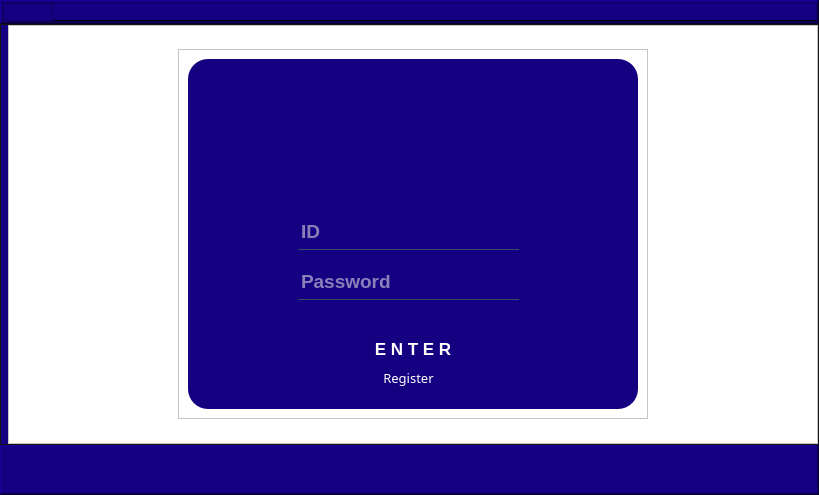
<?xml version="1.0" encoding="UTF-8"?>
<ui version="4.0">
 <class>MainWindow</class>
 <widget class="QMainWindow" name="MainWindow">
  <property name="geometry">
   <rect>
    <x>0</x>
    <y>0</y>
    <width>819</width>
    <height>495</height>
   </rect>
  </property>
  <property name="windowTitle">
   <string>Authorization</string>
  </property>
  <widget class="QWidget" name="centralwidget">
   <property name="styleSheet">
    <string notr="true">background-color: rgb(25, 25, 25);</string>
   </property>
   <layout class="QVBoxLayout" name="verticalLayout">
    <property name="spacing">
     <number>0</number>
    </property>
    <property name="leftMargin">
     <number>0</number>
    </property>
    <property name="topMargin">
     <number>0</number>
    </property>
    <property name="rightMargin">
     <number>0</number>
    </property>
    <property name="bottomMargin">
     <number>0</number>
    </property>
    <item>
     <widget class="QFrame" name="main_header">
      <property name="maximumSize">
       <size>
        <width>16777215</width>
        <height>50</height>
       </size>
      </property>
      <property name="styleSheet">
       <string notr="true">QFrame{
	border-bottom: 1px solid #000;
	
	 background-color:rgb(21, 0, 130);
}</string>
      </property>
      <property name="frameShape">
       <enum>QFrame::WinPanel</enum>
      </property>
      <property name="frameShadow">
       <enum>QFrame::Raised</enum>
      </property>
      <layout class="QHBoxLayout" name="horizontalLayout_2">
       <property name="spacing">
        <number>0</number>
       </property>
       <property name="leftMargin">
        <number>0</number>
       </property>
       <property name="topMargin">
        <number>0</number>
       </property>
       <property name="rightMargin">
        <number>0</number>
       </property>
       <property name="bottomMargin">
        <number>0</number>
       </property>
       <item>
        <widget class="QFrame" name="tittle_bar_container">
         <property name="styleSheet">
          <string notr="true"/>
         </property>
         <property name="frameShape">
          <enum>QFrame::StyledPanel</enum>
         </property>
         <property name="frameShadow">
          <enum>QFrame::Raised</enum>
         </property>
         <layout class="QHBoxLayout" name="horizontalLayout_5">
          <property name="spacing">
           <number>0</number>
          </property>
          <property name="leftMargin">
           <number>0</number>
          </property>
          <property name="topMargin">
           <number>0</number>
          </property>
          <property name="rightMargin">
           <number>0</number>
          </property>
          <property name="bottomMargin">
           <number>0</number>
          </property>
          <item>
           <widget class="QFrame" name="left_menu_toggle">
            <property name="minimumSize">
             <size>
              <width>50</width>
              <height>0</height>
             </size>
            </property>
            <property name="maximumSize">
             <size>
              <width>50</width>
              <height>16777215</height>
             </size>
            </property>
            <property name="styleSheet">
             <string notr="true">QFrame{
	 background-color:rgb(21, 0, 130);
}
QPushButton{
	padding: 5px 10px;
	border: none;
	border-radius: 5px;
	background-color: #000;
	color: #fff;
}
QPushButton:hover{
	background-color: rgb(0, 92, 157);
}</string>
            </property>
            <property name="frameShape">
             <enum>QFrame::StyledPanel</enum>
            </property>
            <property name="frameShadow">
             <enum>QFrame::Raised</enum>
            </property>
            <layout class="QHBoxLayout" name="horizontalLayout_4">
             <property name="spacing">
              <number>0</number>
             </property>
             <property name="leftMargin">
              <number>0</number>
             </property>
             <property name="topMargin">
              <number>0</number>
             </property>
             <property name="rightMargin">
              <number>0</number>
             </property>
             <property name="bottomMargin">
              <number>0</number>
             </property>
            </layout>
           </widget>
          </item>
          <item>
           <widget class="QFrame" name="tittle_bar">
            <property name="styleSheet">
             <string notr="true">background-color:rgb(21, 0, 130)</string>
            </property>
            <property name="frameShape">
             <enum>QFrame::NoFrame</enum>
            </property>
            <property name="frameShadow">
             <enum>QFrame::Sunken</enum>
            </property>
            <layout class="QVBoxLayout" name="verticalLayout_9"/>
           </widget>
          </item>
         </layout>
        </widget>
       </item>
      </layout>
     </widget>
    </item>
    <item>
     <widget class="QFrame" name="main_body">
      <property name="styleSheet">
       <string notr="true"/>
      </property>
      <property name="frameShape">
       <enum>QFrame::StyledPanel</enum>
      </property>
      <property name="frameShadow">
       <enum>QFrame::Raised</enum>
      </property>
      <layout class="QHBoxLayout" name="horizontalLayout">
       <property name="spacing">
        <number>0</number>
       </property>
       <property name="leftMargin">
        <number>0</number>
       </property>
       <property name="topMargin">
        <number>0</number>
       </property>
       <property name="rightMargin">
        <number>0</number>
       </property>
       <property name="bottomMargin">
        <number>0</number>
       </property>
       <item>
        <widget class="QFrame" name="left_side_menu">
         <property name="maximumSize">
          <size>
           <width>50</width>
           <height>16777215</height>
          </size>
         </property>
         <property name="styleSheet">
          <string notr="true">QFrame{
	 background-color:rgb(21, 0, 130);
}
QPushButton{
	padding: 20px 10px;
	border: none;
	border-radius: 10px;
	background-color: #000;
	color: #fff;
}
QPushButton:hover{
	background-color: rgb(0, 92, 157);
}
QPushButton:pressed {
	background-color:  rgb(0, 92, 157);
	border-bottom: 2px solid rgb(255, 165, 24);
}</string>
         </property>
         <property name="frameShape">
          <enum>QFrame::NoFrame</enum>
         </property>
         <property name="frameShadow">
          <enum>QFrame::Raised</enum>
         </property>
         <layout class="QVBoxLayout" name="verticalLayout_3">
          <property name="spacing">
           <number>0</number>
          </property>
          <property name="leftMargin">
           <number>7</number>
          </property>
          <property name="topMargin">
           <number>0</number>
          </property>
          <property name="rightMargin">
           <number>0</number>
          </property>
          <property name="bottomMargin">
           <number>0</number>
          </property>
         </layout>
        </widget>
       </item>
       <item>
        <widget class="QFrame" name="center_main_items">
         <property name="styleSheet">
          <string notr="true">background-color:rgb(255, 255, 255)</string>
         </property>
         <property name="frameShape">
          <enum>QFrame::StyledPanel</enum>
         </property>
         <property name="frameShadow">
          <enum>QFrame::Raised</enum>
         </property>
         <layout class="QVBoxLayout" name="verticalLayout_2">
          <property name="spacing">
           <number>0</number>
          </property>
          <property name="leftMargin">
           <number>0</number>
          </property>
          <property name="topMargin">
           <number>0</number>
          </property>
          <property name="rightMargin">
           <number>0</number>
          </property>
          <property name="bottomMargin">
           <number>0</number>
          </property>
          <item>
           <widget class="QStackedWidget" name="stackedWidget">
            <property name="currentIndex">
             <number>0</number>
            </property>
            <widget class="QWidget" name="buy_p">
             <layout class="QVBoxLayout" name="verticalLayout_12">
              <item alignment="Qt::AlignHCenter|Qt::AlignVCenter">
               <widget class="QFrame" name="frame_4">
                <property name="frameShape">
                 <enum>QFrame::StyledPanel</enum>
                </property>
                <property name="frameShadow">
                 <enum>QFrame::Raised</enum>
                </property>
                <layout class="QVBoxLayout" name="verticalLayout_18">
                 <item>
                  <widget class="QFrame" name="login_form_frame_5">
                   <property name="minimumSize">
                    <size>
                     <width>450</width>
                     <height>350</height>
                    </size>
                   </property>
                   <property name="maximumSize">
                    <size>
                     <width>450</width>
                     <height>350</height>
                    </size>
                   </property>
                   <property name="styleSheet">
                    <string notr="true">border-radius: 20px;
background-color:rgb(21,0,130)</string>
                   </property>
                   <property name="frameShape">
                    <enum>QFrame::StyledPanel</enum>
                   </property>
                   <property name="frameShadow">
                    <enum>QFrame::Raised</enum>
                   </property>
                   <layout class="QVBoxLayout" name="verticalLayout_16">
                    <property name="spacing">
                     <number>0</number>
                    </property>
                    <property name="leftMargin">
                     <number>0</number>
                    </property>
                    <property name="topMargin">
                     <number>10</number>
                    </property>
                    <property name="rightMargin">
                     <number>0</number>
                    </property>
                    <property name="bottomMargin">
                     <number>10</number>
                    </property>
                    <item>
                     <widget class="QFrame" name="frame_8">
                      <property name="frameShape">
                       <enum>QFrame::StyledPanel</enum>
                      </property>
                      <property name="frameShadow">
                       <enum>QFrame::Raised</enum>
                      </property>
                      <widget class="QLineEdit" name="log_pass">
                       <property name="geometry">
                        <rect>
                         <x>110</x>
                         <y>200</y>
                         <width>221</width>
                         <height>31</height>
                        </rect>
                       </property>
                       <property name="font">
                        <font>
                         <pointsize>14</pointsize>
                         <weight>75</weight>
                         <bold>true</bold>
                        </font>
                       </property>
                       <property name="styleSheet">
                        <string notr="true">
background-color:rgba(0, 0, 0, 0);
border:1px solid rgba(0, 0, 0, 0);
border-bottom-color:rgba(46, 82, 101, 255);
color:rgb(255, 255, 241);
padding-bottom:7px</string>
                       </property>
                       <property name="inputMask">
                        <string/>
                       </property>
                       <property name="text">
                        <string/>
                       </property>
                       <property name="echoMode">
                        <enum>QLineEdit::Password</enum>
                       </property>
                       <property name="dragEnabled">
                        <bool>false</bool>
                       </property>
                       <property name="placeholderText">
                        <string>Password</string>
                       </property>
                       <property name="cursorMoveStyle">
                        <enum>Qt::LogicalMoveStyle</enum>
                       </property>
                      </widget>
                      <widget class="QPushButton" name="log_sub">
                       <property name="geometry">
                        <rect>
                         <x>100</x>
                         <y>260</y>
                         <width>250</width>
                         <height>40</height>
                        </rect>
                       </property>
                       <property name="font">
                        <font>
                         <pointsize>13</pointsize>
                         <weight>75</weight>
                         <bold>true</bold>
                        </font>
                       </property>
                       <property name="autoFillBackground">
                        <bool>false</bool>
                       </property>
                       <property name="styleSheet">
                        <string notr="true">QPushButton#log_sub{
color:rgb(255,255,255);
}
QPushButton#log_sub:hover{
background-color:rgb(0, 0, 24);
color:rgb(255,255,255);
}
QPushButton#log_sub:pressed{
background-color:rgb(170, 255, 225);
color:rgb(0,0,55);
}</string>
                       </property>
                       <property name="text">
                        <string>E N T E R</string>
                       </property>
                       <property name="autoDefault">
                        <bool>false</bool>
                       </property>
                       <property name="default">
                        <bool>false</bool>
                       </property>
                       <property name="flat">
                        <bool>false</bool>
                       </property>
                      </widget>
                      <widget class="QLineEdit" name="log_id">
                       <property name="geometry">
                        <rect>
                         <x>110</x>
                         <y>150</y>
                         <width>221</width>
                         <height>31</height>
                        </rect>
                       </property>
                       <property name="font">
                        <font>
                         <pointsize>14</pointsize>
                         <weight>75</weight>
                         <bold>true</bold>
                        </font>
                       </property>
                       <property name="styleSheet">
                        <string notr="true">
background-color:rgba(0, 0, 0, 0);
border:1px solid rgba(0, 0, 0, 0);
border-bottom-color:rgba(46, 82, 101, 255);
color:rgb(255, 255, 241);
padding-bottom:7px</string>
                       </property>
                       <property name="inputMask">
                        <string/>
                       </property>
                       <property name="text">
                        <string/>
                       </property>
                       <property name="dragEnabled">
                        <bool>false</bool>
                       </property>
                       <property name="placeholderText">
                        <string>ID</string>
                       </property>
                       <property name="cursorMoveStyle">
                        <enum>Qt::LogicalMoveStyle</enum>
                       </property>
                      </widget>
                      <widget class="QPushButton" name="reg_btn">
                       <property name="geometry">
                        <rect>
                         <x>170</x>
                         <y>300</y>
                         <width>101</width>
                         <height>17</height>
                        </rect>
                       </property>
                       <property name="font">
                        <font>
                         <family>MV Boli</family>
                         <pointsize>10</pointsize>
                        </font>
                       </property>
                       <property name="autoFillBackground">
                        <bool>false</bool>
                       </property>
                       <property name="styleSheet">
                        <string notr="true">QPushButton#reg_btn{
color:rgb(255,255,255);
}
QPushButton#reg_btn:hover{
color:rgb(167, 25, 255);
}
QPushButton#reg_btn:pressed{
color:rgb(0,0,55);
}</string>
                       </property>
                       <property name="text">
                        <string>Register</string>
                       </property>
                       <property name="autoDefault">
                        <bool>false</bool>
                       </property>
                       <property name="default">
                        <bool>false</bool>
                       </property>
                       <property name="flat">
                        <bool>false</bool>
                       </property>
                      </widget>
                      <widget class="QPushButton" name="pushButton_8">
                       <property name="geometry">
                        <rect>
                         <x>140</x>
                         <y>10</y>
                         <width>151</width>
                         <height>111</height>
                        </rect>
                       </property>
                       <property name="statusTip">
                        <string/>
                       </property>
                       <property name="autoFillBackground">
                        <bool>false</bool>
                       </property>
                       <property name="text">
                        <string/>
                       </property>
                       <property name="icon">
                        <iconset>
                         <normaloff>icons/user.svg</normaloff>icons/user.svg</iconset>
                       </property>
                       <property name="iconSize">
                        <size>
                         <width>100</width>
                         <height>110</height>
                        </size>
                       </property>
                       <property name="flat">
                        <bool>true</bool>
                       </property>
                      </widget>
                     </widget>
                    </item>
                   </layout>
                  </widget>
                 </item>
                </layout>
               </widget>
              </item>
             </layout>
            </widget>
            <widget class="QWidget" name="sell_p">
             <layout class="QVBoxLayout" name="verticalLayout_14">
              <item alignment="Qt::AlignHCenter|Qt::AlignVCenter">
               <widget class="QFrame" name="frame">
                <property name="frameShape">
                 <enum>QFrame::StyledPanel</enum>
                </property>
                <property name="frameShadow">
                 <enum>QFrame::Raised</enum>
                </property>
                <layout class="QVBoxLayout" name="verticalLayout_4">
                 <item>
                  <widget class="QFrame" name="login_form_frame_6">
                   <property name="minimumSize">
                    <size>
                     <width>450</width>
                     <height>350</height>
                    </size>
                   </property>
                   <property name="maximumSize">
                    <size>
                     <width>450</width>
                     <height>350</height>
                    </size>
                   </property>
                   <property name="styleSheet">
                    <string notr="true">border-radius: 20px;
background-color:rgb(21,0,130)</string>
                   </property>
                   <property name="frameShape">
                    <enum>QFrame::StyledPanel</enum>
                   </property>
                   <property name="frameShadow">
                    <enum>QFrame::Raised</enum>
                   </property>
                   <layout class="QVBoxLayout" name="verticalLayout_17">
                    <property name="spacing">
                     <number>0</number>
                    </property>
                    <property name="leftMargin">
                     <number>0</number>
                    </property>
                    <property name="topMargin">
                     <number>10</number>
                    </property>
                    <property name="rightMargin">
                     <number>0</number>
                    </property>
                    <property name="bottomMargin">
                     <number>10</number>
                    </property>
                    <item>
                     <widget class="QFrame" name="frame_9">
                      <property name="frameShape">
                       <enum>QFrame::StyledPanel</enum>
                      </property>
                      <property name="frameShadow">
                       <enum>QFrame::Raised</enum>
                      </property>
                      <widget class="QLineEdit" name="reg_passC">
                       <property name="geometry">
                        <rect>
                         <x>110</x>
                         <y>240</y>
                         <width>221</width>
                         <height>31</height>
                        </rect>
                       </property>
                       <property name="font">
                        <font>
                         <pointsize>14</pointsize>
                         <weight>75</weight>
                         <bold>true</bold>
                        </font>
                       </property>
                       <property name="styleSheet">
                        <string notr="true">
background-color:rgba(0, 0, 0, 0);
border:1px solid rgba(0, 0, 0, 0);
border-bottom-color:rgba(46, 82, 101, 255);
color:rgb(255, 255, 241);
padding-bottom:7px</string>
                       </property>
                       <property name="inputMask">
                        <string/>
                       </property>
                       <property name="text">
                        <string/>
                       </property>
                       <property name="echoMode">
                        <enum>QLineEdit::PasswordEchoOnEdit</enum>
                       </property>
                       <property name="dragEnabled">
                        <bool>false</bool>
                       </property>
                       <property name="placeholderText">
                        <string>Confirm Password</string>
                       </property>
                       <property name="cursorMoveStyle">
                        <enum>Qt::LogicalMoveStyle</enum>
                       </property>
                      </widget>
                      <widget class="QPushButton" name="reg_sub">
                       <property name="geometry">
                        <rect>
                         <x>100</x>
                         <y>290</y>
                         <width>250</width>
                         <height>40</height>
                        </rect>
                       </property>
                       <property name="font">
                        <font>
                         <pointsize>13</pointsize>
                         <weight>75</weight>
                         <bold>true</bold>
                        </font>
                       </property>
                       <property name="autoFillBackground">
                        <bool>false</bool>
                       </property>
                       <property name="styleSheet">
                        <string notr="true">QPushButton#reg_sub{
color:rgb(255,255,255);
}
QPushButton#reg_sub:hover{
background-color:rgb(0, 0, 24);
color:rgb(255,255,255);
}
QPushButton#reg_sub:pressed{
background-color:rgb(170, 255, 225);
color:rgb(0,0,55);
}</string>
                       </property>
                       <property name="text">
                        <string>E N T E R</string>
                       </property>
                       <property name="autoDefault">
                        <bool>false</bool>
                       </property>
                       <property name="default">
                        <bool>false</bool>
                       </property>
                       <property name="flat">
                        <bool>false</bool>
                       </property>
                      </widget>
                      <widget class="QLineEdit" name="reg_pass">
                       <property name="geometry">
                        <rect>
                         <x>110</x>
                         <y>190</y>
                         <width>221</width>
                         <height>31</height>
                        </rect>
                       </property>
                       <property name="font">
                        <font>
                         <pointsize>14</pointsize>
                         <weight>75</weight>
                         <bold>true</bold>
                        </font>
                       </property>
                       <property name="styleSheet">
                        <string notr="true">
background-color:rgba(0, 0, 0, 0);
border:1px solid rgba(0, 0, 0, 0);
border-bottom-color:rgba(46, 82, 101, 255);
color:rgb(255, 255, 241);
padding-bottom:7px</string>
                       </property>
                       <property name="inputMask">
                        <string/>
                       </property>
                       <property name="text">
                        <string/>
                       </property>
                       <property name="echoMode">
                        <enum>QLineEdit::Password</enum>
                       </property>
                       <property name="dragEnabled">
                        <bool>false</bool>
                       </property>
                       <property name="placeholderText">
                        <string>Password</string>
                       </property>
                       <property name="cursorMoveStyle">
                        <enum>Qt::LogicalMoveStyle</enum>
                       </property>
                      </widget>
                      <widget class="QLineEdit" name="user_edit_reg">
                       <property name="geometry">
                        <rect>
                         <x>110</x>
                         <y>140</y>
                         <width>221</width>
                         <height>31</height>
                        </rect>
                       </property>
                       <property name="font">
                        <font>
                         <pointsize>14</pointsize>
                         <weight>75</weight>
                         <bold>true</bold>
                        </font>
                       </property>
                       <property name="styleSheet">
                        <string notr="true">
background-color:rgba(0, 0, 0, 0);
border:1px solid rgba(0, 0, 0, 0);
border-bottom-color:rgba(46, 82, 101, 255);
color:rgb(255, 255, 241);
padding-bottom:7px</string>
                       </property>
                       <property name="inputMask">
                        <string/>
                       </property>
                       <property name="text">
                        <string/>
                       </property>
                       <property name="dragEnabled">
                        <bool>false</bool>
                       </property>
                       <property name="placeholderText">
                        <string>ID</string>
                       </property>
                       <property name="cursorMoveStyle">
                        <enum>Qt::LogicalMoveStyle</enum>
                       </property>
                      </widget>
                      <widget class="QPushButton" name="pushButton_7">
                       <property name="geometry">
                        <rect>
                         <x>150</x>
                         <y>10</y>
                         <width>151</width>
                         <height>111</height>
                        </rect>
                       </property>
                       <property name="statusTip">
                        <string/>
                       </property>
                       <property name="autoFillBackground">
                        <bool>false</bool>
                       </property>
                       <property name="text">
                        <string/>
                       </property>
                       <property name="icon">
                        <iconset>
                         <normaloff>icons/unlock.svg</normaloff>icons/unlock.svg</iconset>
                       </property>
                       <property name="iconSize">
                        <size>
                         <width>100</width>
                         <height>110</height>
                        </size>
                       </property>
                       <property name="flat">
                        <bool>true</bool>
                       </property>
                      </widget>
                     </widget>
                    </item>
                   </layout>
                  </widget>
                 </item>
                </layout>
               </widget>
              </item>
             </layout>
            </widget>
           </widget>
          </item>
         </layout>
        </widget>
       </item>
      </layout>
     </widget>
    </item>
    <item alignment="Qt::AlignTop">
     <widget class="QFrame" name="main_footer">
      <property name="minimumSize">
       <size>
        <width>0</width>
        <height>50</height>
       </size>
      </property>
      <property name="maximumSize">
       <size>
        <width>16777215</width>
        <height>30</height>
       </size>
      </property>
      <property name="styleSheet">
       <string notr="true">QFrame{
	 background-color:rgb(21, 0, 130);
	border-top-color: solid 1px  rgb(0, 0, 0);
}
QLabel{
	color: #fff;
}</string>
      </property>
      <property name="frameShape">
       <enum>QFrame::WinPanel</enum>
      </property>
      <property name="frameShadow">
       <enum>QFrame::Raised</enum>
      </property>
      <layout class="QVBoxLayout" name="verticalLayout_10"/>
     </widget>
    </item>
   </layout>
  </widget>
 </widget>
 <resources>
  <include location="nike_app.qrc"/>
 </resources>
 <connections/>
</ui>
